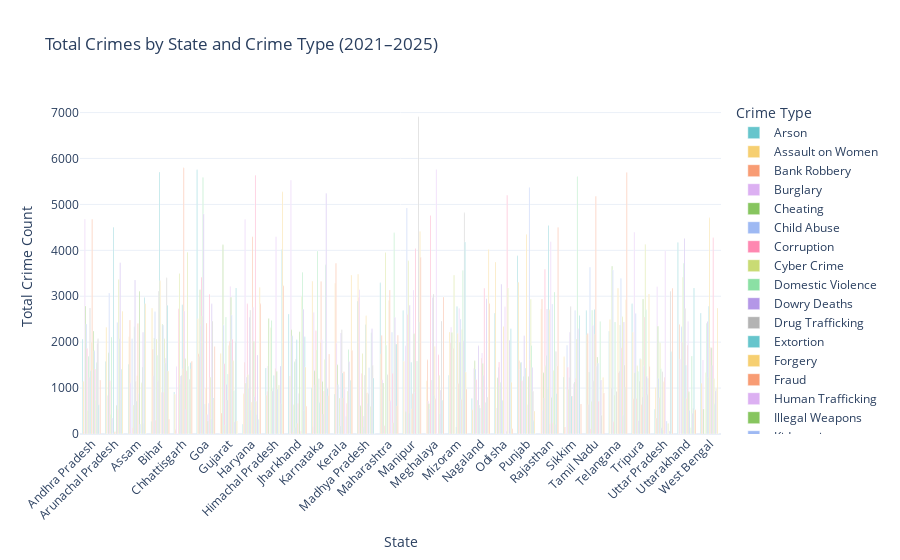

The cell this chart's notebook holds for it:
### Code cell
import pandas as pd
import plotly.express as px

# Load the 2021–2025 dataset
df2 = pd.read_csv("Indian_Crime_Data_Pivoted_2020_2025.csv")

# Melt the data to long format
crime_long2 = df2.melt(id_vars=["State", "Year"], var_name="Crime Type", value_name="Count")

# Group by State and Crime Type (summed over years)
state_crime_summary2 = crime_long2.groupby(["State", "Crime Type"]).sum(numeric_only=True).reset_index()

# Plot: Bar chart of Crime Count by State and Crime Type (2021–2025)
fig = px.bar(
    state_crime_summary2,
    x="State",
    y="Count",
    color="Crime Type",
    barmode="group",
    title="Total Crimes by State and Crime Type (2021–2025)",
    color_discrete_sequence=px.colors.qualitative.Pastel
)

fig.update_layout(
    xaxis_tickangle=-45,
    xaxis_title="State",
    yaxis_title="Total Crime Count",
    template="plotly_white",
    height=650
)

fig.show()

### Figure 1 — Plotly figure (JSON) as saved in the notebook; plotly's stock layout.template omitted (floating-point values rounded to 4 significant figures)
{"data": [{"alignmentgroup": "True", "hovertemplate": "Crime Type=Arson<br>State=%{x}<br>Count=%{y}<extra></extra>", "legendgroup": "Arson", "marker": {"color": "rgb(102, 197, 204)", "pattern": {"shape": ""}}, "name": "Arson", "offsetgroup": "Arson", "orientation": "v", "showlegend": true, "textposition": "auto", "type": "bar", "x": ["Andhra Pradesh", "Arunachal Pradesh", "Assam", "Bihar", "Chhattisgarh", "Goa", "Gujarat", "Haryana", "Himachal Pradesh", "Jharkhand", "Karnataka", "Kerala", "Madhya Pradesh", "Maharashtra", "Manipur", "Meghalaya", "Mizoram", "Nagaland", "Odisha", "Punjab", "Rajasthan", "Sikkim", "Tamil Nadu", "Telangana", "Tripura", "Uttar Pradesh", "Uttarakhand", "West Bengal"], "xaxis": "x", "y": [2070, 1577, 1519, 273, 915, 5755, 0, 210, 1440, 2616, 1009, 872, 2894, 3293, 2689, 0, 1282, 775, 2635, 3882, 0, 1239, 2688, 2236, 2836, 537, 4173, 2635], "yaxis": "y"}, {"alignmentgroup": "True", "hovertemplate": "Crime Type=Assault on Women<br>State=%{x}<br>Count=%{y}<extra></extra>", "legendgroup": "Assault on Women", "marker": {"color": "rgb(246, 207, 113)", "pattern": {"shape": ""}}, "name": "Assault on Women", "offsetgroup": "Assault on Women", "orientation": "v", "showlegend": true, "textposition": "auto", "type": "bar", "x": ["Andhra Pradesh", "Arunachal Pradesh", "Assam", "Bihar", "Chhattisgarh", "Goa", "Gujarat", "Haryana", "Himachal Pradesh", "Jharkhand", "Karnataka", "Kerala", "Madhya Pradesh", "Maharashtra", "Manipur", "Meghalaya", "Mizoram", "Nagaland", "Odisha", "Punjab", "Rajasthan", "Sikkim", "Tamil Nadu", "Telangana", "Tripura", "Uttar Pradesh", "Uttarakhand", "West Bengal"], "xaxis": "x", "y": [1141, 2327, 2116, 2737, 868, 2509, 1754, 874, 844, 0, 3325, 3285, 3478, 1740, 1586, 1162, 2223, 528, 3748, 3304, 2723, 1680, 2155, 2496, 2215, 1012, 0, 1103], "yaxis": "y"}, {"alignmentgroup": "True", "hovertemplate": "Crime Type=Bank Robbery<br>State=%{x}<br>Count=%{y}<extra></extra>", "legendgroup": "Bank Robbery", "marker": {"color": "rgb(248, 156, 116)", "pattern": {"shape": ""}}, "name": "Bank Robbery", "offsetgroup": "Bank Robbery", "orientation": "v", "showlegend": true, "textposition": "auto", "type": "bar", "x": ["Andhra Pradesh", "Arunachal Pradesh", "Assam", "Bihar", "Chhattisgarh", "Goa", "Gujarat", "Haryana", "Himachal Pradesh", "Jharkhand", "Karnataka", "Kerala", "Madhya Pradesh", "Maharashtra", "Manipur", "Meghalaya", "Mizoram", "Nagaland", "Odisha", "Punjab", "Rajasthan", "Sikkim", "Tamil Nadu", "Telangana", "Tripura", "Uttar Pradesh", "Uttarakhand", "West Bengal"], "xaxis": "x", "y": [55, 0, 2484, 1851, 90, 1749, 457, 1563, 924, 1261, 157, 3721, 2971, 2144, 0, 1615, 1985, 0, 0, 1593, 2938, 150, 2188, 0, 767, 350, 2385, 547], "yaxis": "y"}, {"alignmentgroup": "True", "hovertemplate": "Crime Type=Burglary<br>State=%{x}<br>Count=%{y}<extra></extra>", "legendgroup": "Burglary", "marker": {"color": "rgb(220, 176, 242)", "pattern": {"shape": ""}}, "name": "Burglary", "offsetgroup": "Burglary", "orientation": "v", "showlegend": true, "textposition": "auto", "type": "bar", "x": ["Andhra Pradesh", "Arunachal Pradesh", "Assam", "Bihar", "Chhattisgarh", "Goa", "Gujarat", "Haryana", "Himachal Pradesh", "Jharkhand", "Karnataka", "Kerala", "Madhya Pradesh", "Maharashtra", "Manipur", "Meghalaya", "Mizoram", "Nagaland", "Odisha", "Punjab", "Rajasthan", "Sikkim", "Tamil Nadu", "Telangana", "Tripura", "Uttar Pradesh", "Uttarakhand", "West Bengal"], "xaxis": "x", "y": [4675, 839, 1114, 1269, 1469, 1687, 0, 4669, 1482, 5526, 2647, 1981, 3143, 1182, 1922, 720, 2325, 1427, 565, 1406, 515, 0, 644, 1003, 4392, 3209, 1629, 1610], "yaxis": "y"}, {"alignmentgroup": "True", "hovertemplate": "Crime Type=Cheating<br>State=%{x}<br>Count=%{y}<extra></extra>", "legendgroup": "Cheating", "marker": {"color": "rgb(135, 197, 95)", "pattern": {"shape": ""}}, "name": "Cheating", "offsetgroup": "Cheating", "orientation": "v", "showlegend": true, "textposition": "auto", "type": "bar", "x": ["Andhra Pradesh", "Arunachal Pradesh", "Assam", "Bihar", "Chhattisgarh", "Goa", "Gujarat", "Haryana", "Himachal Pradesh", "Jharkhand", "Karnataka", "Kerala", "Madhya Pradesh", "Maharashtra", "Manipur", "Meghalaya", "Mizoram", "Nagaland", "Odisha", "Punjab", "Rajasthan", "Sikkim", "Tamil Nadu", "Telangana", "Tripura", "Uttar Pradesh", "Uttarakhand", "West Bengal"], "xaxis": "x", "y": [2790, 1771, 0, 2091, 0, 3142, 4120, 1110, 2517, 2270, 1378, 1509, 615, 1108, 482, 661, 2213, 1594, 1226, 1549, 1334, 0, 1351, 3651, 1336, 2346, 0, 547], "yaxis": "y"}, {"alignmentgroup": "True", "hovertemplate": "Crime Type=Child Abuse<br>State=%{x}<br>Count=%{y}<extra></extra>", "legendgroup": "Child Abuse", "marker": {"color": "rgb(158, 185, 243)", "pattern": {"shape": ""}}, "name": "Child Abuse", "offsetgroup": "Child Abuse", "orientation": "v", "showlegend": true, "textposition": "auto", "type": "bar", "x": ["Andhra Pradesh", "Arunachal Pradesh", "Assam", "Bihar", "Chhattisgarh", "Goa", "Gujarat", "Haryana", "Himachal Pradesh", "Jharkhand", "Karnataka", "Kerala", "Madhya Pradesh", "Maharashtra", "Manipur", "Meghalaya", "Mizoram", "Nagaland", "Odisha", "Punjab", "Rajasthan", "Sikkim", "Tamil Nadu", "Telangana", "Tripura", "Uttar Pradesh", "Uttarakhand", "West Bengal"], "xaxis": "x", "y": [2398, 3070, 2077, 2662, 0, 2379, 2376, 1243, 0, 2141, 1072, 1071, 0, 0, 4919, 542, 0, 1415, 1456, 1562, 782, 1934, 3632, 3571, 2626, 1214, 2334, 0], "yaxis": "y"}, {"alignmentgroup": "True", "hovertemplate": "Crime Type=Corruption<br>State=%{x}<br>Count=%{y}<extra></extra>", "legendgroup": "Corruption", "marker": {"color": "rgb(254, 136, 177)", "pattern": {"shape": ""}}, "name": "Corruption", "offsetgroup": "Corruption", "orientation": "v", "showlegend": true, "textposition": "auto", "type": "bar", "x": ["Andhra Pradesh", "Arunachal Pradesh", "Assam", "Bihar", "Chhattisgarh", "Goa", "Gujarat", "Haryana", "Himachal Pradesh", "Jharkhand", "Karnataka", "Kerala", "Madhya Pradesh", "Maharashtra", "Manipur", "Meghalaya", "Mizoram", "Nagaland", "Odisha", "Punjab", "Rajasthan", "Sikkim", "Tamil Nadu", "Telangana", "Tripura", "Uttar Pradesh", "Uttarakhand", "West Bengal"], "xaxis": "x", "y": [1863, 1157, 137, 305, 2730, 3412, 1532, 2836, 0, 37, 2246, 0, 1317, 182, 2602, 4761, 1863, 1184, 1568, 1160, 3590, 1454, 116, 268, 775, 789, 2003, 0], "yaxis": "y"}, {"alignmentgroup": "True", "hovertemplate": "Crime Type=Cyber Crime<br>State=%{x}<br>Count=%{y}<extra></extra>", "legendgroup": "Cyber Crime", "marker": {"color": "rgb(201, 219, 116)", "pattern": {"shape": ""}}, "name": "Cyber Crime", "offsetgroup": "Cyber Crime", "orientation": "v", "showlegend": true, "textposition": "auto", "type": "bar", "x": ["Andhra Pradesh", "Arunachal Pradesh", "Assam", "Bihar", "Chhattisgarh", "Goa", "Gujarat", "Haryana", "Himachal Pradesh", "Jharkhand", "Karnataka", "Kerala", "Madhya Pradesh", "Maharashtra", "Manipur", "Meghalaya", "Mizoram", "Nagaland", "Odisha", "Punjab", "Rajasthan", "Sikkim", "Tamil Nadu", "Telangana", "Tripura", "Uttar Pradesh", "Uttarakhand", "West Bengal"], "xaxis": "x", "y": [511, 422, 630, 2067, 3498, 2569, 192, 1292, 2312, 638, 1837, 785, 1754, 3954, 3774, 0, 3455, 0, 1050, 0, 1484, 974, 707, 844, 1486, 1988, 3415, 1334], "yaxis": "y"}, {"alignmentgroup": "True", "hovertemplate": "Crime Type=Domestic Violence<br>State=%{x}<br>Count=%{y}<extra></extra>", "legendgroup": "Domestic Violence", "marker": {"color": "rgb(139, 224, 164)", "pattern": {"shape": ""}}, "name": "Domestic Violence", "offsetgroup": "Domestic Violence", "orientation": "v", "showlegend": true, "textposition": "auto", "type": "bar", "x": ["Andhra Pradesh", "Arunachal Pradesh", "Assam", "Bihar", "Chhattisgarh", "Goa", "Gujarat", "Haryana", "Himachal Pradesh", "Jharkhand", "Karnataka", "Kerala", "Madhya Pradesh", "Maharashtra", "Manipur", "Meghalaya", "Mizoram", "Nagaland", "Odisha", "Punjab", "Rajasthan", "Sikkim", "Tamil Nadu", "Telangana", "Tripura", "Uttar Pradesh", "Uttarakhand", "West Bengal"], "xaxis": "x", "y": [1693, 2113, 2335, 1717, 1088, 5587, 2548, 994, 2472, 1571, 3986, 176, 139, 1935, 450, 1178, 0, 742, 1119, 1260, 1711, 1232, 2694, 2440, 1359, 1423, 3716, 2410], "yaxis": "y"}, {"alignmentgroup": "True", "hovertemplate": "Crime Type=Dowry Deaths<br>State=%{x}<br>Count=%{y}<extra></extra>", "legendgroup": "Dowry Deaths", "marker": {"color": "rgb(180, 151, 231)", "pattern": {"shape": ""}}, "name": "Dowry Deaths", "offsetgroup": "Dowry Deaths", "orientation": "v", "showlegend": true, "textposition": "auto", "type": "bar", "x": ["Andhra Pradesh", "Arunachal Pradesh", "Assam", "Bihar", "Chhattisgarh", "Goa", "Gujarat", "Haryana", "Himachal Pradesh", "Jharkhand", "Karnataka", "Kerala", "Madhya Pradesh", "Maharashtra", "Manipur", "Meghalaya", "Mizoram", "Nagaland", "Odisha", "Punjab", "Rajasthan", "Sikkim", "Tamil Nadu", "Telangana", "Tripura", "Uttar Pradesh", "Uttarakhand", "West Bengal"], "xaxis": "x", "y": [1232, 349, 3355, 1158, 1264, 4789, 1076, 2542, 937, 140, 0, 2197, 393, 0, 2806, 2973, 0, 1920, 3259, 2142, 2722, 2217, 2363, 0, 296, 136, 4256, 2449], "yaxis": "y"}, {"alignmentgroup": "True", "hovertemplate": "Crime Type=Drug Trafficking<br>State=%{x}<br>Count=%{y}<extra></extra>", "legendgroup": "Drug Trafficking", "marker": {"color": "rgb(179, 179, 179)", "pattern": {"shape": ""}}, "name": "Drug Trafficking", "offsetgroup": "Drug Trafficking", "orientation": "v", "showlegend": true, "textposition": "auto", "type": "bar", "x": ["Andhra Pradesh", "Arunachal Pradesh", "Assam", "Bihar", "Chhattisgarh", "Goa", "Gujarat", "Haryana", "Himachal Pradesh", "Jharkhand", "Karnataka", "Kerala", "Madhya Pradesh", "Maharashtra", "Manipur", "Meghalaya", "Mizoram", "Nagaland", "Odisha", "Punjab", "Rajasthan", "Sikkim", "Tamil Nadu", "Telangana", "Tripura", "Uttar Pradesh", "Uttarakhand", "West Bengal"], "xaxis": "x", "y": [2742, 0, 1147, 3114, 1277, 0, 740, 2700, 998, 1633, 1204, 2272, 1287, 1292, 0, 3051, 151, 633, 0, 0, 1005, 2775, 1159, 925, 1149, 1357, 2733, 1232], "yaxis": "y"}, {"alignmentgroup": "True", "hovertemplate": "Crime Type=Extortion<br>State=%{x}<br>Count=%{y}<extra></extra>", "legendgroup": "Extortion", "marker": {"color": "rgb(102, 197, 204)", "pattern": {"shape": ""}}, "name": "Extortion", "offsetgroup": "Extortion", "orientation": "v", "showlegend": true, "textposition": "auto", "type": "bar", "x": ["Andhra Pradesh", "Arunachal Pradesh", "Assam", "Bihar", "Chhattisgarh", "Goa", "Gujarat", "Haryana", "Himachal Pradesh", "Jharkhand", "Karnataka", "Kerala", "Madhya Pradesh", "Maharashtra", "Manipur", "Meghalaya", "Mizoram", "Nagaland", "Odisha", "Punjab", "Rajasthan", "Sikkim", "Tamil Nadu", "Telangana", "Tripura", "Uttar Pradesh", "Uttarakhand", "West Bengal"], "xaxis": "x", "y": [1379, 4501, 716, 5707, 2817, 652, 1307, 530, 1275, 2051, 684, 1331, 2385, 0, 1564, 838, 2777, 566, 730, 1440, 4542, 826, 2713, 0, 1637, 79, 1495, 2782], "yaxis": "y"}, {"alignmentgroup": "True", "hovertemplate": "Crime Type=Forgery<br>State=%{x}<br>Count=%{y}<extra></extra>", "legendgroup": "Forgery", "marker": {"color": "rgb(246, 207, 113)", "pattern": {"shape": ""}}, "name": "Forgery", "offsetgroup": "Forgery", "orientation": "v", "showlegend": true, "textposition": "auto", "type": "bar", "x": ["Andhra Pradesh", "Arunachal Pradesh", "Assam", "Bihar", "Chhattisgarh", "Goa", "Gujarat", "Haryana", "Himachal Pradesh", "Jharkhand", "Karnataka", "Kerala", "Madhya Pradesh", "Maharashtra", "Manipur", "Meghalaya", "Mizoram", "Nagaland", "Odisha", "Punjab", "Rajasthan", "Sikkim", "Tamil Nadu", "Telangana", "Tripura", "Uttar Pradesh", "Uttarakhand", "West Bengal"], "xaxis": "x", "y": [1998, 34, 1271, 3338, 1418, 1002, 1930, 697, 0, 233, 1991, 783, 2575, 2910, 544, 1906, 2196, 0, 2343, 4342, 2704, 0, 2169, 3172, 1629, 1136, 779, 4708], "yaxis": "y"}, {"alignmentgroup": "True", "hovertemplate": "Crime Type=Fraud<br>State=%{x}<br>Count=%{y}<extra></extra>", "legendgroup": "Fraud", "marker": {"color": "rgb(248, 156, 116)", "pattern": {"shape": ""}}, "name": "Fraud", "offsetgroup": "Fraud", "orientation": "v", "showlegend": true, "textposition": "auto", "type": "bar", "x": ["Andhra Pradesh", "Arunachal Pradesh", "Assam", "Bihar", "Chhattisgarh", "Goa", "Gujarat", "Haryana", "Himachal Pradesh", "Jharkhand", "Karnataka", "Kerala", "Madhya Pradesh", "Maharashtra", "Manipur", "Meghalaya", "Mizoram", "Nagaland", "Odisha", "Punjab", "Rajasthan", "Sikkim", "Tamil Nadu", "Telangana", "Tripura", "Uttar Pradesh", "Uttarakhand", "West Bengal"], "xaxis": "x", "y": [4679, 50, 2409, 0, 5798, 2418, 2019, 4298, 1427, 670, 3322, 1358, 901, 3138, 878, 766, 1099, 1656, 0, 0, 224, 829, 5180, 1340, 642, 1238, 1938, 1876], "yaxis": "y"}, {"alignmentgroup": "True", "hovertemplate": "Crime Type=Human Trafficking<br>State=%{x}<br>Count=%{y}<extra></extra>", "legendgroup": "Human Trafficking", "marker": {"color": "rgb(220, 176, 242)", "pattern": {"shape": ""}}, "name": "Human Trafficking", "offsetgroup": "Human Trafficking", "orientation": "v", "showlegend": true, "textposition": "auto", "type": "bar", "x": ["Andhra Pradesh", "Arunachal Pradesh", "Assam", "Bihar", "Chhattisgarh", "Goa", "Gujarat", "Haryana", "Himachal Pradesh", "Jharkhand", "Karnataka", "Kerala", "Madhya Pradesh", "Maharashtra", "Manipur", "Meghalaya", "Mizoram", "Nagaland", "Odisha", "Punjab", "Rajasthan", "Sikkim", "Tamil Nadu", "Telangana", "Tripura", "Uttar Pradesh", "Uttarakhand", "West Bengal"], "xaxis": "x", "y": [1386, 0, 887, 911, 2677, 427, 3211, 2753, 4298, 880, 2053, 986, 667, 722, 3134, 5762, 2732, 1762, 2769, 637, 4189, 1102, 1482, 1366, 807, 3992, 2449, 1868], "yaxis": "y"}, {"alignmentgroup": "True", "hovertemplate": "Crime Type=Illegal Weapons<br>State=%{x}<br>Count=%{y}<extra></extra>", "legendgroup": "Illegal Weapons", "marker": {"color": "rgb(135, 197, 95)", "pattern": {"shape": ""}}, "name": "Illegal Weapons", "offsetgroup": "Illegal Weapons", "orientation": "v", "showlegend": true, "textposition": "auto", "type": "bar", "x": ["Andhra Pradesh", "Arunachal Pradesh", "Assam", "Bihar", "Chhattisgarh", "Goa", "Gujarat", "Haryana", "Himachal Pradesh", "Jharkhand", "Karnataka", "Kerala", "Madhya Pradesh", "Maharashtra", "Manipur", "Meghalaya", "Mizoram", "Nagaland", "Odisha", "Punjab", "Rajasthan", "Sikkim", "Tamil Nadu", "Telangana", "Tripura", "Uttar Pradesh", "Uttarakhand", "West Bengal"], "xaxis": "x", "y": [2241, 628, 3109, 2390, 1637, 283, 2978, 2013, 1359, 2229, 1146, 0, 874, 0, 2184, 0, 2002, 1535, 0, 1251, 796, 1130, 1675, 2375, 2939, 0, 918, 1880], "yaxis": "y"}, {"alignmentgroup": "True", "hovertemplate": "Crime Type=Kidnapping<br>State=%{x}<br>Count=%{y}<extra></extra>", "legendgroup": "Kidnapping", "marker": {"color": "rgb(158, 185, 243)", "pattern": {"shape": ""}}, "name": "Kidnapping", "offsetgroup": "Kidnapping", "orientation": "v", "showlegend": true, "textposition": "auto", "type": "bar", "x": ["Andhra Pradesh", "Arunachal Pradesh", "Assam", "Bihar", "Chhattisgarh", "Goa", "Gujarat", "Haryana", "Himachal Pradesh", "Jharkhand", "Karnataka", "Kerala", "Madhya Pradesh", "Maharashtra", "Manipur", "Meghalaya", "Mizoram", "Nagaland", "Odisha", "Punjab", "Rajasthan", "Sikkim", "Tamil Nadu", "Telangana", "Tripura", "Uttar Pradesh", "Uttarakhand", "West Bengal"], "xaxis": "x", "y": [1811, 2428, 211, 2373, 532, 671, 2590, 817, 978, 0, 434, 380, 1445, 2218, 906, 0, 2504, 1278, 60, 5367, 2832, 2691, 1540, 3385, 1482, 282, 516, 1497], "yaxis": "y"}, {"alignmentgroup": "True", "hovertemplate": "Crime Type=Money Laundering<br>State=%{x}<br>Count=%{y}<extra></extra>", "legendgroup": "Money Laundering", "marker": {"color": "rgb(254, 136, 177)", "pattern": {"shape": ""}}, "name": "Money Laundering", "offsetgroup": "Money Laundering", "orientation": "v", "showlegend": true, "textposition": "auto", "type": "bar", "x": ["Andhra Pradesh", "Arunachal Pradesh", "Assam", "Bihar", "Chhattisgarh", "Goa", "Gujarat", "Haryana", "Himachal Pradesh", "Jharkhand", "Karnataka", "Kerala", "Madhya Pradesh", "Maharashtra", "Manipur", "Meghalaya", "Mizoram", "Nagaland", "Odisha", "Punjab", "Rajasthan", "Sikkim", "Tamil Nadu", "Telangana", "Tripura", "Uttar Pradesh", "Uttarakhand", "West Bengal"], "xaxis": "x", "y": [1416, 527, 0, 908, 1379, 3041, 2065, 5635, 0, 60, 934, 662, 0, 1315, 4039, 1727, 751, 3172, 5200, 1614, 245, 1206, 713, 1881, 2550, 0, 0, 4273], "yaxis": "y"}, {"alignmentgroup": "True", "hovertemplate": "Crime Type=Murder<br>State=%{x}<br>Count=%{y}<extra></extra>", "legendgroup": "Murder", "marker": {"color": "rgb(201, 219, 116)", "pattern": {"shape": ""}}, "name": "Murder", "offsetgroup": "Murder", "orientation": "v", "showlegend": true, "textposition": "auto", "type": "bar", "x": ["Andhra Pradesh", "Arunachal Pradesh", "Assam", "Bihar", "Chhattisgarh", "Goa", "Gujarat", "Haryana", "Himachal Pradesh", "Jharkhand", "Karnataka", "Kerala", "Madhya Pradesh", "Maharashtra", "Manipur", "Meghalaya", "Mizoram", "Nagaland", "Odisha", "Punjab", "Rajasthan", "Sikkim", "Tamil Nadu", "Telangana", "Tripura", "Uttar Pradesh", "Uttarakhand", "West Bengal"], "xaxis": "x", "y": [742, 3367, 1115, 2073, 3957, 1234, 1595, 715, 1067, 3001, 1625, 936, 601, 247, 0, 1273, 2277, 0, 3178, 2934, 1383, 2067, 0, 2553, 4125, 229, 136, 1202], "yaxis": "y"}, {"alignmentgroup": "True", "hovertemplate": "Crime Type=Rape<br>State=%{x}<br>Count=%{y}<extra></extra>", "legendgroup": "Rape", "marker": {"color": "rgb(139, 224, 164)", "pattern": {"shape": ""}}, "name": "Rape", "offsetgroup": "Rape", "orientation": "v", "showlegend": true, "textposition": "auto", "type": "bar", "x": ["Andhra Pradesh", "Arunachal Pradesh", "Assam", "Bihar", "Chhattisgarh", "Goa", "Gujarat", "Haryana", "Himachal Pradesh", "Jharkhand", "Karnataka", "Kerala", "Madhya Pradesh", "Maharashtra", "Manipur", "Meghalaya", "Mizoram", "Nagaland", "Odisha", "Punjab", "Rajasthan", "Sikkim", "Tamil Nadu", "Telangana", "Tripura", "Uttar Pradesh", "Uttarakhand", "West Bengal"], "xaxis": "x", "y": [1555, 2075, 1460, 1542, 1478, 325, 950, 426, 0, 3523, 3686, 1841, 2205, 4383, 1591, 443, 3562, 686, 0, 1927, 3094, 5608, 2451, 410, 2704, 0, 1699, 658], "yaxis": "y"}, {"alignmentgroup": "True", "hovertemplate": "Crime Type=Riots<br>State=%{x}<br>Count=%{y}<extra></extra>", "legendgroup": "Riots", "marker": {"color": "rgb(180, 151, 231)", "pattern": {"shape": ""}}, "name": "Riots", "offsetgroup": "Riots", "orientation": "v", "showlegend": true, "textposition": "auto", "type": "bar", "x": ["Andhra Pradesh", "Arunachal Pradesh", "Assam", "Bihar", "Chhattisgarh", "Goa", "Gujarat", "Haryana", "Himachal Pradesh", "Jharkhand", "Karnataka", "Kerala", "Madhya Pradesh", "Maharashtra", "Manipur", "Meghalaya", "Mizoram", "Nagaland", "Odisha", "Punjab", "Rajasthan", "Sikkim", "Tamil Nadu", "Telangana", "Tripura", "Uttar Pradesh", "Uttarakhand", "West Bengal"], "xaxis": "x", "y": [1963, 3732, 2217, 1654, 0, 2837, 269, 1718, 1481, 2719, 5235, 1574, 2292, 2537, 0, 957, 2032, 2948, 2040, 1448, 202, 2292, 1174, 2441, 1260, 68, 450, 935], "yaxis": "y"}, {"alignmentgroup": "True", "hovertemplate": "Crime Type=Sexual Harassment<br>State=%{x}<br>Count=%{y}<extra></extra>", "legendgroup": "Sexual Harassment", "marker": {"color": "rgb(179, 179, 179)", "pattern": {"shape": ""}}, "name": "Sexual Harassment", "offsetgroup": "Sexual Harassment", "orientation": "v", "showlegend": true, "textposition": "auto", "type": "bar", "x": ["Andhra Pradesh", "Arunachal Pradesh", "Assam", "Bihar", "Chhattisgarh", "Goa", "Gujarat", "Haryana", "Himachal Pradesh", "Jharkhand", "Karnataka", "Kerala", "Madhya Pradesh", "Maharashtra", "Manipur", "Meghalaya", "Mizoram", "Nagaland", "Odisha", "Punjab", "Rajasthan", "Sikkim", "Tamil Nadu", "Telangana", "Tripura", "Uttar Pradesh", "Uttarakhand", "West Bengal"], "xaxis": "x", "y": [2072, 750, 226, 3401, 1194, 2460, 2008, 0, 655, 513, 0, 0, 1496, 1966, 6910, 2460, 4816, 798, 0, 931, 1799, 0, 411, 1500, 853, 3111, 561, 993], "yaxis": "y"}, {"alignmentgroup": "True", "hovertemplate": "Crime Type=Stalking<br>State=%{x}<br>Count=%{y}<extra></extra>", "legendgroup": "Stalking", "marker": {"color": "rgb(102, 197, 204)", "pattern": {"shape": ""}}, "name": "Stalking", "offsetgroup": "Stalking", "orientation": "v", "showlegend": true, "textposition": "auto", "type": "bar", "x": ["Andhra Pradesh", "Arunachal Pradesh", "Assam", "Bihar", "Chhattisgarh", "Goa", "Gujarat", "Haryana", "Himachal Pradesh", "Jharkhand", "Karnataka", "Kerala", "Madhya Pradesh", "Maharashtra", "Manipur", "Meghalaya", "Mizoram", "Nagaland", "Odisha", "Punjab", "Rajasthan", "Sikkim", "Tamil Nadu", "Telangana", "Tripura", "Uttar Pradesh", "Uttarakhand", "West Bengal"], "xaxis": "x", "y": [638, 1408, 2971, 2806, 1554, 782, 3177, 318, 4018, 2116, 993, 1172, 1218, 1960, 2440, 736, 4183, 0, 2294, 286, 883, 2582, 0, 1024, 1214, 1791, 3178, 0], "yaxis": "y"}, {"alignmentgroup": "True", "hovertemplate": "Crime Type=Theft<br>State=%{x}<br>Count=%{y}<extra></extra>", "legendgroup": "Theft", "marker": {"color": "rgb(246, 207, 113)", "pattern": {"shape": ""}}, "name": "Theft", "offsetgroup": "Theft", "orientation": "v", "showlegend": true, "textposition": "auto", "type": "bar", "x": ["Andhra Pradesh", "Arunachal Pradesh", "Assam", "Bihar", "Chhattisgarh", "Goa", "Gujarat", "Haryana", "Himachal Pradesh", "Jharkhand", "Karnataka", "Kerala", "Madhya Pradesh", "Maharashtra", "Manipur", "Meghalaya", "Mizoram", "Nagaland", "Odisha", "Punjab", "Rajasthan", "Sikkim", "Tamil Nadu", "Telangana", "Tripura", "Uttar Pradesh", "Uttarakhand", "West Bengal"], "xaxis": "x", "y": [0, 2672, 2838, 1372, 1413, 748, 281, 3188, 5277, 1461, 835, 3463, 0, 609, 4409, 0, 1350, 4020, 1127, 500, 1482, 0, 1230, 2923, 3048, 0, 521, 2745], "yaxis": "y"}, {"alignmentgroup": "True", "hovertemplate": "Crime Type=Trespassing<br>State=%{x}<br>Count=%{y}<extra></extra>", "legendgroup": "Trespassing", "marker": {"color": "rgb(248, 156, 116)", "pattern": {"shape": ""}}, "name": "Trespassing", "offsetgroup": "Trespassing", "orientation": "v", "showlegend": true, "textposition": "auto", "type": "bar", "x": ["Andhra Pradesh", "Arunachal Pradesh", "Assam", "Bihar", "Chhattisgarh", "Goa", "Gujarat", "Haryana", "Himachal Pradesh", "Jharkhand", "Karnataka", "Kerala", "Madhya Pradesh", "Maharashtra", "Manipur", "Meghalaya", "Mizoram", "Nagaland", "Odisha", "Punjab", "Rajasthan", "Sikkim", "Tamil Nadu", "Telangana", "Tripura", "Uttar Pradesh", "Uttarakhand", "West Bengal"], "xaxis": "x", "y": [1176, 0, 0, 320, 1587, 1906, 0, 2834, 3229, 604, 1742, 1820, 0, 2150, 3848, 2981, 979, 2844, 116, 0, 4496, 655, 895, 5694, 1468, 3172, 527, 0], "yaxis": "y"}], "layout": {"autosize": true, "barmode": "group", "legend": {"title": {"text": "Crime Type"}, "tracegroupgap": 0}, "title": {"text": "Total Crimes by State and Crime Type (2021–2025)"}, "xaxis": {"anchor": "y", "autorange": true, "domain": [0, 1], "range": [-0.5, 27.5], "tickangle": -45, "title": {"text": "State"}, "type": "category"}, "yaxis": {"anchor": "x", "autorange": true, "domain": [0, 1], "range": [0, 7274.0], "title": {"text": "Total Crime Count"}, "type": "linear"}}}
